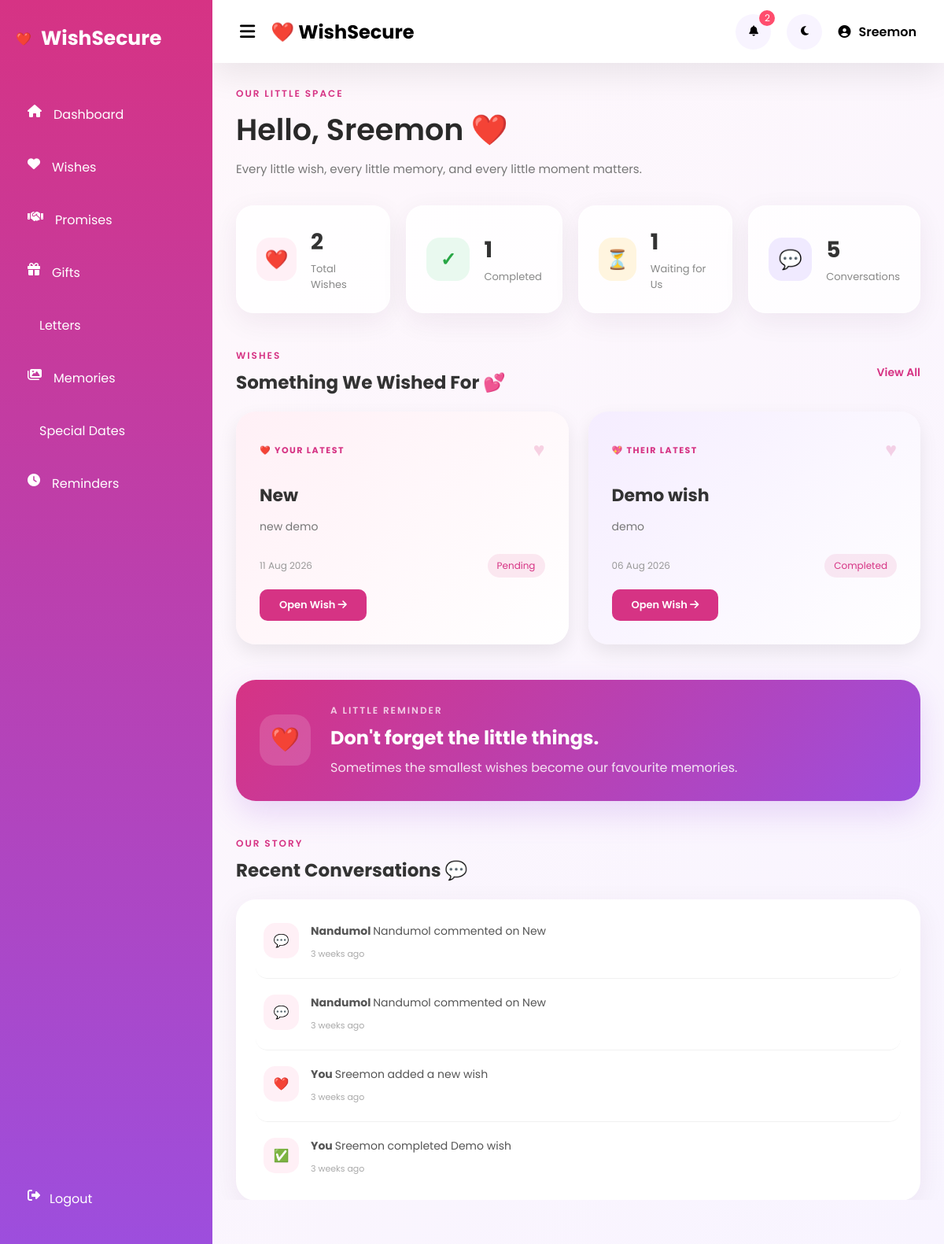
The page /dashboard/ (signed in) on the database its author committed.
### wishes/models.py (models this page shows, shortened)
class Wish(models.Model):
    PRIORITY = (
        ('High', 'High'),
        ('Medium', 'Medium'),
        ('Low', 'Low'),
    )
    STATUS = (
        ('Pending', 'Pending'),
        ('In Progress', 'In Progress'),
        ('Completed', 'Completed'),
    )
    VISIBILITY = (
        ('Shared', 'Shared'),
        ('Private', 'Private'),
    )
    title = models.CharField(max_length=200)
    description = models.TextField()
    category = models.ForeignKey(
        Category,
        on_delete=models.CASCADE
    )
    priority = models.CharField(
        max_length=20,
        choices=PRIORITY,
        default='Medium'
    )
    status = models.CharField(
        max_length=20,
        choices=STATUS,
        default='Pending'
    )
    visibility = models.CharField(
        max_length=20,
        choices=VISIBILITY,
        default='Shared'
    )
    created_by = models.ForeignKey(
        User,
        on_delete=models.CASCADE
    )
    image = models.ImageField(
        upload_to='wishes/',
        blank=True,
        null=True
    )
    completed_by = models.ForeignKey(
    User,
    on_delete=models.SET_NULL,
    null=True,
    blank=True,
    related_name="completed_wishes"
)
    completed_at = models.DateTimeField(
        null=True,
        blank=True
    )
    created_at = models.DateTimeField(auto_now_add=True)
    updated_at = models.DateTimeField(auto_now=True)

class Activity(models.Model):
    ACTION_CHOICES = (
        ('added', 'Added'),
        ('commented', 'Commented'),
        ('completed', 'Completed'),
        ('edited', 'Edited'),
    )
    user = models.ForeignKey(
        User,
        on_delete=models.CASCADE
    )
    wish = models.ForeignKey(
        Wish,
        on_delete=models.CASCADE,
        related_name='activities'
    )
    action = models.CharField(
        max_length=20,
        choices=ACTION_CHOICES
    )
    message = models.CharField(
        max_length=255,
        blank=True
    )
    created_at = models.DateTimeField(
        auto_now_add=True
    )
    is_read = models.BooleanField(
        default=False
    )

### dashboard/views.py (the view)
# urls.py: path('', views.dashboard, name='dashboard'),
@login_required
def dashboard(request):
    total = Wish.objects.count()
    completed = Wish.objects.filter(
        status="Completed"
    ).count()
    pending = Wish.objects.exclude(
        status="Completed"
    ).count()
    comments = WishComment.objects.count()
    my_latest = Wish.objects.filter(
        created_by=request.user
    ).order_by("-created_at").first()
    partner_latest = Wish.objects.exclude(
        created_by=request.user
    ).order_by("-created_at").first()
    activities = Activity.objects.select_related(
        "user",
        "wish"
    ).order_by(
        "-created_at"
    )[:10]
    unread_notifications = Activity.objects.filter(
        is_read=False
    ).exclude(
        user=request.user
    ).count()
    context = {
        "total": total,
        "completed": completed,
        "pending": pending,
        "comments": comments,
        "my_latest": my_latest,
        "partner_latest": partner_latest,
        "activities": activities,
        "unread_notifications": unread_notifications,
    }
    return render(
        request,
        "dashboard/dashboard.html",
        context
    )

### template/dashboard/dashboard.html (shortened to what this page needs)
{% extends 'base.html' %}
{% load static %}
{% block css %}
<link rel="stylesheet" href="{% static 'css/dashboard.css' %}">
{% endblock %}
{% block content %}
<div class="floating-hearts">
</div>
<section class="welcome-section">
    <div>
        <p class="small-heading">
            OUR LITTLE SPACE
        </p>
        <h1>
            Hello, {{ request.user.first_name }} ❤️
        </h1>
        <p class="welcome-text">
            Every little wish, every little memory,
            and every little moment matters.
        </p>
    </div>
</section>
<section class="stats-grid">
    <div class="dashboard-stat">
        <div class="stat-icon">
            ❤️
        </div>
        <div>
            <h2>{{ total }}</h2>
            <p>Total Wishes</p>
        </div>
    </div>
    <div class="dashboard-stat">
        <div class="stat-icon completed-icon">
            ✓
        </div>
        <div>
            <h2>{{ completed }}</h2>
            <p>Completed</p>
        </div>
    </div>
    <div class="dashboard-stat">
        <div class="stat-icon pending-icon">
            ⏳
        </div>
        <div>
            <h2>{{ pending }}</h2>
            <p>Waiting for Us</p>
        </div>
    </div>
    <div class="dashboard-stat">
        <div class="stat-icon comment-icon">
            💬
        </div>
        <div>
            <h2>{{ comments }}</h2>
            <p>Conversations</p>
        </div>
    </div>
</section>
<section class="latest-section">
    <div class="section-heading">
        <div>
            <p class="small-heading">
                WISHES
            </p>
            <h2>
                Something We Wished For 💕
            </h2>
        </div>
        <a href="{% url 'wish_list' %}" class="view-all-btn">
            View All
        </a>
    </div>
    <div class="latest-grid">
        <div class="latest-card my-card">
            <div class="card-top">
                <span class="card-label">
                    ❤️ YOUR LATEST
                </span>
                <span class="card-heart">
                    ♥
                </span>
            </div>
            {% if my_latest %}
                <h3>
                    {{ my_latest.title }}
                </h3>
                <p>
                    {{ my_latest.description|truncatewords:18 }}
                </p>
                <div class="wish-meta">
                    <span>
                        {{ my_latest.created_at|date:"d M Y" }}
                    </span>
                    <span class="status-pill">
                        {{ my_latest.status }}
                    </span>
                </div>
                <a
                    href="{% url 'view_wish' my_latest.id %}"
                    class="card-link">
                    Open Wish
                    <i class="fa-solid fa-arrow-right"></i>
                </a>
            {% endif %}
        </div>
        <div class="latest-card partner-card">
            <div class="card-top">
                <span class="card-label">
                    💖 THEIR LATEST
                </span>
                <span class="card-heart">
                    ♥
                </span>
            </div>
            {% if partner_latest %}
                <h3>
                    {{ partner_latest.title }}
                </h3>
                <p>
                    {{ partner_latest.description|truncatewords:18 }}
                </p>
                <div class="wish-meta">
                    <span>
                        {{ partner_latest.created_at|date:"d M Y" }}
                    </span>
                    <span class="status-pill">
                        {{ partner_latest.status }}
                    </span>
                </div>
                <a
                    href="{% url 'view_wish' partner_latest.id %}"
                    class="card-link">
                    Open Wish
                    <i class="fa-solid fa-arrow-right"></i>
                </a>
            {% endif %}
        </div>
    </div>
</section>
<section class="love-message">
    <div class="love-icon">
        ❤️
    </div>
    <div>
        <p class="small-heading">
            A LITTLE REMINDER
        </p>
        <h2>
            Don't forget the little things.
        </h2>
        <p>
            Sometimes the smallest wishes become
            our favourite memories.
        </p>
    </div>
</section>
<section class="activity-section">
    <div class="section-heading">
        <div>
            <p class="small-heading">
                OUR STORY
            </p>
            <h2>
                Recent Conversations 💬
            </h2>
        </div>
    </div>
    <div class="activity-card">
    {% for activity in activities %}
        <div class="activity-item">
            <div class="activity-avatar">
                {% if activity.action == "added" %}
                    ❤️
                {% elif activity.action == "commented" %}
                    💬
                {% elif activity.action == "completed" %}
                    ✅
                {% elif activity.action == "edited" %}
                    ✏️
                {% endif %}
            </div>
            <div class="activity-content">
                <p>
                    {% if activity.user == request.user %}
                        <strong>
                            You
                        </strong>
                    {% else %}
                        <strong>
                            {{ activity.user.first_name }}
                        </strong>
                    {% endif %}
                    {{ activity.message }}
                </p>
                <small>
                    {{ activity.created_at|timesince }}
                    ago
                </small>
            </div>
        </div>
    {% endfor %}
</div>
</section>
{% endblock %}

### template/navbar.html
<nav class="navbar">
    <div class="left-nav">
        <button id="menu-btn">
            <i class="fa-solid fa-bars"></i>
        </button>
        <h2>
            ❤️ WishSecure
        </h2>
    </div>
    <div class="right-nav">
        <button class="icon-btn">
            <i class="fa-solid fa-bell"></i>
            <span class="badge">
    {{ unread_notifications|default:0 }}
</span>
        </button>
        <button class="icon-btn">
            <i class="fa-solid fa-moon"></i>
        </button>
        <div class="profile">
            <i class="fa-solid fa-user-circle"></i>
            <span>
                {{request.user.first_name}}
            </span>
        </div>
    </div>
</nav>

### static/css/style.css (style rules this page uses)
* { margin:0; padding:0; box-sizing:border-box; font-family:'Poppins',sans-serif; }
:root { --primary:#d63384; --secondary:#9d4edd; --light:#fff7fb; --white:#ffffff; --dark:#2d2d2d; --gray:#6c757d; --shadow:0 15px 40px rgba(0,0,0,.08); }
body { background:linear-gradient(135deg,#fff8fb,#f8f4ff); min-height:100vh; }
a { text-decoration:none; }
button { cursor:pointer; }

### static/css/navbar.css (style rules this page uses)
.navbar { background:white; height:80px; padding:0 35px; display:flex; justify-content:space-between; align-items:center; box-shadow:var(--shadow); }
.left-nav { display:flex; align-items:center; gap:20px; }
#menu-btn { background:none; border:none; font-size:22px; }
.right-nav { display:flex; align-items:center; gap:20px; }
.icon-btn { border:none; background:#f8f4ff; width:45px; height:45px; border-radius:50%; position:relative; }
.badge { position:absolute; top:-5px; right:-5px; width:20px; height:20px; border-radius:50%; background:#ff4d6d; color:white; display:flex; justify-content:center; align-items:center; font-size:12px; }
.profile { display:flex; gap:10px; align-items:center; font-weight:600; }

### static/css/wishes.css (style rules this page uses)
.stats-grid { display:grid; grid-template-columns:repeat(4,1fr); gap:20px; margin-bottom:40px; }
.latest-grid { display:grid; grid-template-columns:1fr 1fr; gap:25px; margin-bottom:40px; }
.latest-card { background:white; padding:25px; border-radius:20px; box-shadow:0 10px 25px rgba(0,0,0,.08); }
.latest-card a { display:inline-block; margin-top:15px; background:#d63384; color:white; padding:10px 25px; border-radius:10px; }
.activity-card { background:white; padding:30px; border-radius:20px; box-shadow:0 10px 25px rgba(0,0,0,.08); }
.activity-item { padding:18px; border-bottom:1px solid #eee; }

### rows shown on the page
Wish: title "New", description "new demo", created_at "11 Aug 2026", status "Pending"
Wish: title "Demo wish", description "demo", created_at "06 Aug 2026", status "Completed"
Activity: user.first_name "Nandumol", message "Nandumol commented on New", created_at "3 weeks"
Activity: user.first_name "Nandumol", message "Nandumol commented on New", created_at "3 weeks"
Activity: shows "You", message "Sreemon added a new wish", created_at "3 weeks"
Activity: shows "You", message "Sreemon completed Demo wish", created_at "3 weeks"

### other values the page prints
{{ unread_notifications|default:0 }} "2"
{{ request.user.first_name }} "Sreemon"
{{ total }} "2"
{{ completed }} "1"
{{ pending }} "1"
{{ comments }} "5"
